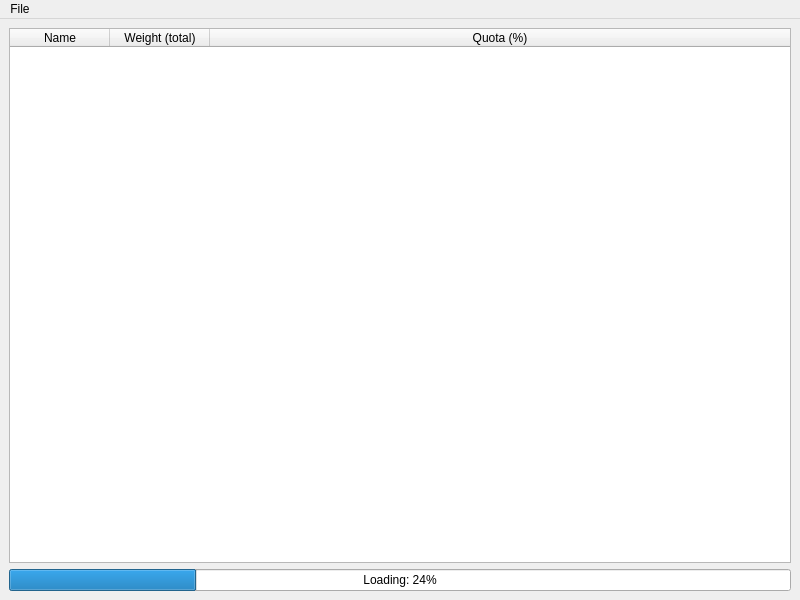
<?xml version="1.0" encoding="UTF-8"?>
<ui version="4.0">
 <class>MainWindow</class>
 <widget class="QMainWindow" name="MainWindow">
  <property name="geometry">
   <rect>
    <x>0</x>
    <y>0</y>
    <width>800</width>
    <height>600</height>
   </rect>
  </property>
  <property name="windowTitle">
   <string>MainWindow</string>
  </property>
  <widget class="QWidget" name="centralwidget">
   <layout class="QHBoxLayout" name="horizontalLayout">
    <item>
     <layout class="QVBoxLayout" name="verticalLayout_2">
      <item>
       <widget class="QTableWidget" name="tableWidget">
        <property name="sortingEnabled">
         <bool>true</bool>
        </property>
        <attribute name="horizontalHeaderCascadingSectionResizes">
         <bool>false</bool>
        </attribute>
        <attribute name="horizontalHeaderMinimumSectionSize">
         <number>50</number>
        </attribute>
        <attribute name="horizontalHeaderStretchLastSection">
         <bool>true</bool>
        </attribute>
        <column>
         <property name="text">
          <string>Name</string>
         </property>
        </column>
        <column>
         <property name="text">
          <string>Weight (total)</string>
         </property>
        </column>
        <column>
         <property name="text">
          <string>Quota (%)</string>
         </property>
        </column>
       </widget>
      </item>
      <item>
       <widget class="QProgressBar" name="progressBar">
        <property name="value">
         <number>24</number>
        </property>
        <property name="format">
         <string>Loading: %p%</string>
        </property>
       </widget>
      </item>
     </layout>
    </item>
   </layout>
  </widget>
  <widget class="QMenuBar" name="menubar">
   <property name="geometry">
    <rect>
     <x>0</x>
     <y>0</y>
     <width>800</width>
     <height>29</height>
    </rect>
   </property>
   <widget class="QMenu" name="menuQuit">
    <property name="title">
     <string>File</string>
    </property>
    <addaction name="actionReload"/>
    <addaction name="separator"/>
    <addaction name="actionSettings"/>
    <addaction name="actionExit"/>
   </widget>
   <addaction name="menuQuit"/>
  </widget>
  <action name="actionExit">
   <property name="text">
    <string>Exit</string>
   </property>
   <property name="shortcut">
    <string>Ctrl+Q</string>
   </property>
  </action>
  <action name="actionSettings">
   <property name="text">
    <string>Settings</string>
   </property>
   <property name="shortcut">
    <string>Ctrl+O</string>
   </property>
  </action>
  <action name="actionReload">
   <property name="text">
    <string>Reload Constituents</string>
   </property>
   <property name="shortcut">
    <string>Ctrl+R</string>
   </property>
  </action>
 </widget>
 <resources/>
 <connections/>
</ui>
